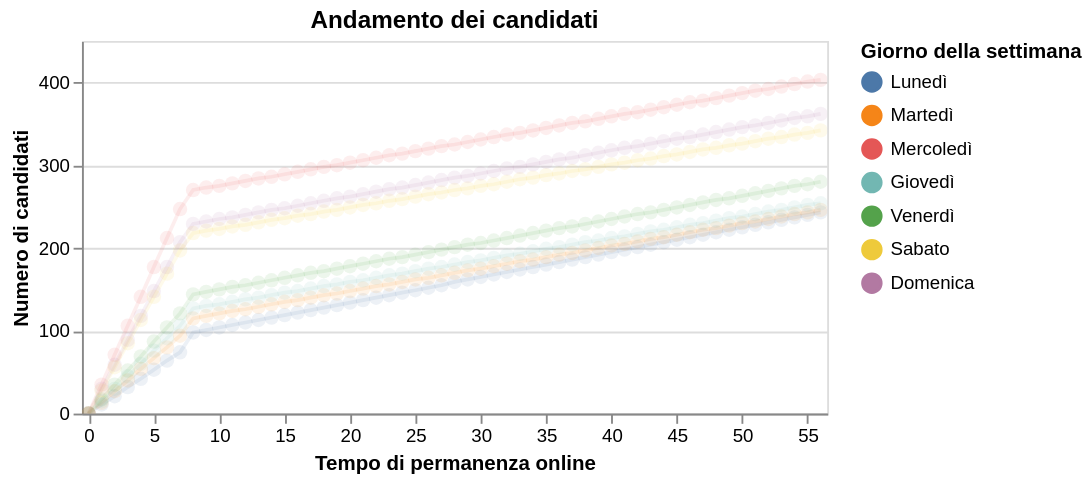

Vega-Lite specification for this chart:
### Vega-Lite specification from a JSON file in a GitHub repository (floating-point values rounded to 4 significant figures; data arrays with more than 128 entries replaced by an {"elided": "..."} marker saying what was removed)
{"$schema": "https://vega.github.io/schema/vega-lite/v4.17.0.json", "config": {"view": {"continuousHeight": 300, "continuousWidth": 400}}, "data": {"name": "data-ebeaeaa78468803483b2063385dc8512"}, "datasets": {"data-ebeaeaa78468803483b2063385dc8512": {"elided": "399 records"}}, "height": 200, "layer": [{"encoding": {"color": {"field": "Giorno della settimana", "scale": {"scheme": "tableau10"}, "sort": ["Lunedì", "Martedì", "Mercoledì", "Giovedì", "Venerdì", "Sabato", "Domenica"], "title": "Giorno della settimana", "type": "nominal"}, "opacity": {"condition": {"selection": "Seleziona giorno della settimana", "value": 1}, "value": 0.1}, "tooltip": [{"field": "diff_dataDays", "title": "Tempo di permanenza online", "type": "ordinal"}, {"field": "Valore", "title": "Numero di candidati", "type": "quantitative"}, {"field": "Giorno della settimana", "title": "Giorno della settimana", "type": "nominal"}], "x": {"axis": {"labelAngle": 0, "values": [0, 5, 10, 15, 20, 25, 30, 35, 40, 45, 50, 55]}, "field": "diff_dataDays", "title": "Tempo di permanenza online", "type": "ordinal"}, "y": {"field": "Valore", "scale": {"domain": {"selection": "zoom"}}, "title": "Numero di candidati", "type": "quantitative"}}, "mark": "line", "selection": {"Seleziona giorno della settimana": {"bind": "legend", "empty": "none", "fields": ["Giorno della settimana"], "type": "single"}, "selector010": {"bind": "scales", "encodings": ["x", "y"], "type": "interval"}, "zoom": {"empty": "none", "type": "interval"}}}, {"encoding": {"color": {"field": "Giorno della settimana", "scale": {"scheme": "tableau10"}, "sort": ["Lunedì", "Martedì", "Mercoledì", "Giovedì", "Venerdì", "Sabato", "Domenica"], "title": "Giorno della settimana", "type": "nominal"}, "opacity": {"condition": {"selection": "Seleziona giorno della settimana", "value": 1}, "value": 0.1}, "tooltip": [{"field": "diff_dataDays", "title": "Tempo di permanenza online", "type": "ordinal"}, {"field": "Valore", "title": "Numero di candidati", "type": "quantitative"}, {"field": "Giorno della settimana", "title": "Giorno della settimana", "type": "nominal"}], "x": {"axis": {"labelAngle": 0, "values": [0, 5, 10, 15, 20, 25, 30, 35, 40, 45, 50, 55]}, "field": "diff_dataDays", "title": "Tempo di permanenza online", "type": "ordinal"}, "y": {"field": "Valore", "title": "Numero di candidati", "type": "quantitative"}}, "mark": {"filled": true, "size": 60, "type": "point"}}], "title": "Andamento dei candidati", "width": 400}
